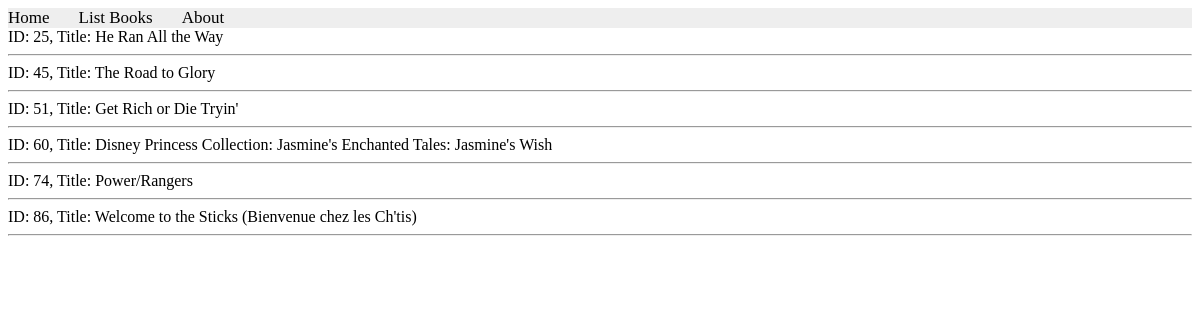
/books/lab8/task2, run on the app's committed database.
### apps/bookmodule/models.py (models this page shows)
class Book(models.Model):
    title = models.CharField(max_length = 50)
    author = models.CharField(max_length = 50)
    price = models.FloatField(default = 0.0)
    edition = models.SmallIntegerField(default = 1)

### apps/bookmodule/views.py (the view)
# urls.py: path('lab8/task2', views.task2),
def task2(request):
    books= Book.objects.filter(Q(edition__gte = 3) & (Q(title__icontains='co') | Q(author__icontains='co')))
    return render(request, 'bookmodule/bookList.html', {'books':books})

### apps/templates/bookmodule/booklist.html (shortened to what this page needs)
{% extends "Layouts/base.html" %}
{% load static %}
{% block content %}
 {% for obj in books %}
    ID: {{obj.id}}, Title: {{obj.title}}
    <hr>
{% endfor %}
{% endblock content %}

### data on the page
Book: id "25", title "He Ran All the Way"
Book: id "45", title "The Road to Glory"
Book: id "51", title "Get Rich or Die Tryin'"
Book: id "60", title "Disney Princess Collection: Jasmine's Enchanted Tales: Jasmine's Wish"
Book: id "74", title "Power/Rangers"
Book: id "86", title "Welcome to the Sticks (Bienvenue chez les Ch'tis)"
